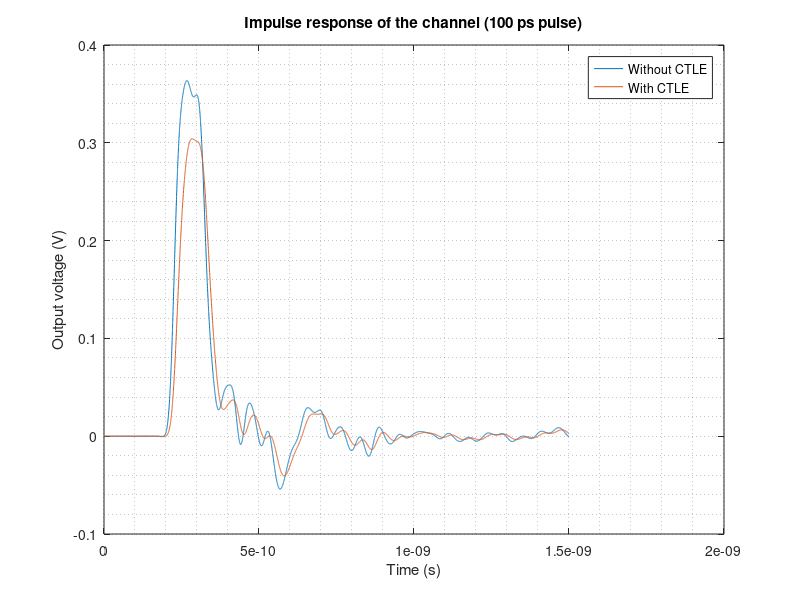
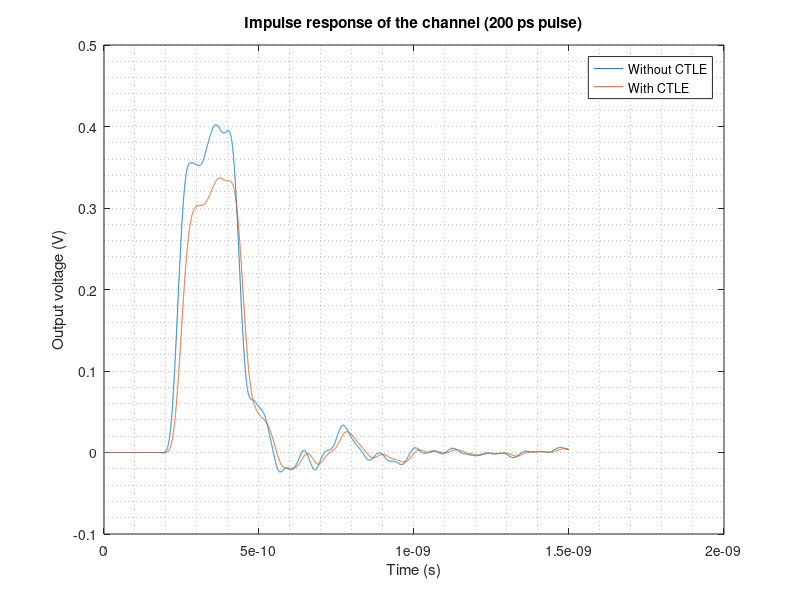

Here is the MATLAB script that generated these plots, in order:
format long e
close all
clear all

%% 10 GHZ
figure(1)
fileID = fopen('./TRAN_simulations/ibm_topology_2_TRAN_ctle_10G.txt','r');
fgetl(fileID);
[spice] = fscanf(fileID, '%f %f %f', [3, inf]);
plot(spice(1,:), spice(3,:))
hold on
plot(spice(1,:), spice(2,:))

grid minor
xlabel('Time (s)') 
ylabel('Output voltage (V)')
legend('Without CTLE', 'With CTLE')
title('Impulse response of the channel (100 ps pulse)')


%% 5 GHZ
figure(2)
fileID = fopen('./TRAN_simulations/ibm_topology_2_TRAN_ctle_5G.txt','r');
fgetl(fileID);
[spice] = fscanf(fileID, '%f %f %f', [3, inf]);
plot(spice(1,:), spice(3,:))
hold on
plot(spice(1,:), spice(2,:))

grid minor
xlabel('Time (s)') 
ylabel('Output voltage (V)')
legend('Without CTLE', 'With CTLE')
title('Impulse response of the channel (200 ps pulse)')
